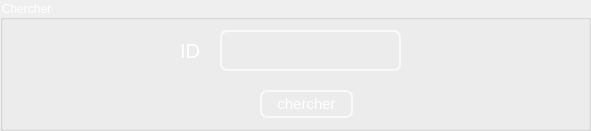
    <widget class="QGroupBox" name="suppression_2">
     <property name="geometry">
      <rect>
       <x>120</x>
       <y>10</y>
       <width>591</width>
       <height>131</height>
      </rect>
     </property>
     <property name="styleSheet">
      <string notr="true">
font: 75 15pt &quot;MS Shell Dlg 2&quot;;
color:white</string>
     </property>
     <property name="title">
      <string>Chercher</string>
     </property>
     <widget class="QLabel" name="label_15">
      <property name="geometry">
       <rect>
        <x>180</x>
        <y>30</y>
        <width>31</width>
        <height>41</height>
       </rect>
      </property>
      <property name="palette">
       <palette>
        <active>
         <colorrole role="WindowText">
          <brush brushstyle="SolidPattern">
           <color alpha="255">
            <red>255</red>
            <green>255</green>
            <blue>255</blue>
           </color>
          </brush>
         </colorrole>
         <colorrole role="Button">
          <brush brushstyle="SolidPattern">
           <color alpha="0">
            <red>0</red>
            <green>0</green>
            <blue>0</blue>
           </color>
          </brush>
         </colorrole>
         <colorrole role="Text">
          <brush brushstyle="SolidPattern">
           <color alpha="255">
            <red>255</red>
            <green>255</green>
            <blue>255</blue>
           </color>
          </brush>
         </colorrole>
         <colorrole role="ButtonText">
          <brush brushstyle="SolidPattern">
           <color alpha="255">
            <red>255</red>
            <green>255</green>
            <blue>255</blue>
           </color>
          </brush>
         </colorrole>
         <colorrole role="Base">
          <brush brushstyle="SolidPattern">
           <color alpha="0">
            <red>0</red>
            <green>0</green>
            <blue>0</blue>
           </color>
          </brush>
         </colorrole>
         <colorrole role="Window">
          <brush brushstyle="SolidPattern">
           <color alpha="0">
            <red>0</red>
            <green>0</green>
            <blue>0</blue>
           </color>
          </brush>
         </colorrole>
         <colorrole role="PlaceholderText">
          <brush brushstyle="SolidPattern">
           <color alpha="128">
            <red>255</red>
            <green>255</green>
            <blue>255</blue>
           </color>
          </brush>
         </colorrole>
        </active>
        <inactive>
         <colorrole role="WindowText">
          <brush brushstyle="SolidPattern">
           <color alpha="255">
            <red>255</red>
            <green>255</green>
            <blue>255</blue>
           </color>
          </brush>
         </colorrole>
         <colorrole role="Button">
          <brush brushstyle="SolidPattern">
           <color alpha="0">
            <red>0</red>
            <green>0</green>
            <blue>0</blue>
           </color>
          </brush>
         </colorrole>
         <colorrole role="Text">
          <brush brushstyle="SolidPattern">
           <color alpha="255">
            <red>255</red>
            <green>255</green>
            <blue>255</blue>
           </color>
          </brush>
         </colorrole>
         <colorrole role="ButtonText">
          <brush brushstyle="SolidPattern">
           <color alpha="255">
            <red>255</red>
            <green>255</green>
            <blue>255</blue>
           </color>
          </brush>
         </colorrole>
         <colorrole role="Base">
          <brush brushstyle="SolidPattern">
           <color alpha="0">
            <red>0</red>
            <green>0</green>
            <blue>0</blue>
           </color>
          </brush>
         </colorrole>
         <colorrole role="Window">
          <brush brushstyle="SolidPattern">
           <color alpha="0">
            <red>0</red>
            <green>0</green>
            <blue>0</blue>
           </color>
          </brush>
         </colorrole>
         <colorrole role="PlaceholderText">
          <brush brushstyle="SolidPattern">
           <color alpha="128">
            <red>255</red>
            <green>255</green>
            <blue>255</blue>
           </color>
          </brush>
         </colorrole>
        </inactive>
        <disabled>
         <colorrole role="WindowText">
          <brush brushstyle="SolidPattern">
           <color alpha="255">
            <red>255</red>
            <green>255</green>
            <blue>255</blue>
           </color>
          </brush>
         </colorrole>
         <colorrole role="Button">
          <brush brushstyle="SolidPattern">
           <color alpha="0">
            <red>0</red>
            <green>0</green>
            <blue>0</blue>
           </color>
          </brush>
         </colorrole>
         <colorrole role="Text">
          <brush brushstyle="SolidPattern">
           <color alpha="255">
            <red>255</red>
            <green>255</green>
            <blue>255</blue>
           </color>
          </brush>
         </colorrole>
         <colorrole role="ButtonText">
          <brush brushstyle="SolidPattern">
           <color alpha="255">
            <red>255</red>
            <green>255</green>
            <blue>255</blue>
           </color>
          </brush>
         </colorrole>
         <colorrole role="Base">
          <brush brushstyle="SolidPattern">
           <color alpha="0">
            <red>0</red>
            <green>0</green>
            <blue>0</blue>
           </color>
          </brush>
         </colorrole>
         <colorrole role="Window">
          <brush brushstyle="SolidPattern">
           <color alpha="0">
            <red>0</red>
            <green>0</green>
            <blue>0</blue>
           </color>
          </brush>
         </colorrole>
         <colorrole role="PlaceholderText">
          <brush brushstyle="SolidPattern">
           <color alpha="128">
            <red>0</red>
            <green>0</green>
            <blue>0</blue>
           </color>
          </brush>
         </colorrole>
        </disabled>
       </palette>
      </property>
      <property name="font">
       <font>
        <family>MS Shell Dlg 2</family>
        <pointsize>15</pointsize>
        <weight>9</weight>
        <italic>false</italic>
        <bold>false</bold>
       </font>
      </property>
      <property name="text">
       <string>ID</string>
      </property>
     </widget>
     <widget class="QLineEdit" name="idmodif">
      <property name="geometry">
       <rect>
        <x>220</x>
        <y>30</y>
        <width>181</width>
        <height>41</height>
       </rect>
      </property>
      <property name="styleSheet">
       <string notr="true">QLineEdit{
color: white;
background-color:Transparent;;
border-width: 2px;
border-color: #F9F9F9;
border-style: solid;
border-radius: 7;
padding: 3px;
font-size: 15px;

}
QLineEdit:focus
{border:2px solid #FBAD25;
}</string>
      </property>
      <property name="text">
       <string/>
      </property>
     </widget>
     <widget class="QPushButton" name="cherchermodif">
      <property name="geometry">
       <rect>
        <x>260</x>
        <y>90</y>
        <width>93</width>
        <height>28</height>
       </rect>
      </property>
      <property name="styleSheet">
       <string notr="true">QPushButton{

color: white;
background-color:Transparent;;
border-width: 2px;
border-color: #F9F9F9;
border-style: solid;
border-radius: 7;
padding: 3px;
font-size: 15px;


}
QPushButton:focus
{border:2px solid #FBAD25;
}</string>
      </property>
      <property name="text">
       <string>chercher</string>
      </property>
     </widget>
    </widget>
